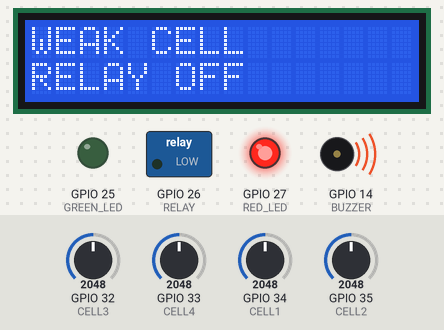
A sketch run on a simulated ESP32. Shown: 16×2 character LCD, switched loads named in the sketch (green lamp = pin HIGH), output pins drawn as LEDs (lit = HIGH), buzzer (waves = sounding). The test bench sets the inputs (shaded band); at power-on: GPIO 32 (CELL3) = 2048, GPIO 33 (CELL4) = 2048, GPIO 34 (CELL1) = 2048, GPIO 35 (CELL2) = 2048. WiFi joins after 1.5 s; servers stay silent unless stated; what the sketch prints to the serial monitor is not drawn.

Above: at 3.0 s.
3.1 s: GPIO 32 (CELL3) set to 2117
At 5.9 s:
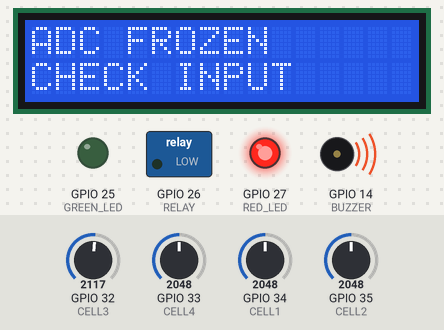
6.1 s: GPIO 33 (CELL4) set to 1991
At 7.3 s:
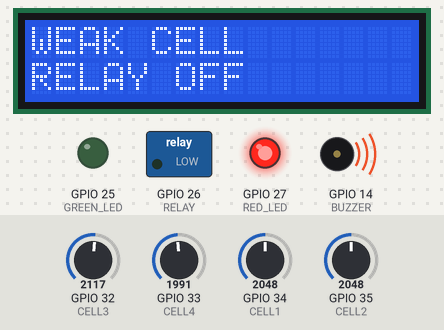
9.1 s: GPIO 34 (CELL1) set to 2118
At 11.9 s:
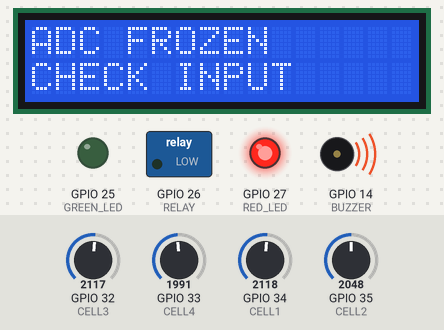
12.1 s: GPIO 35 (CELL2) set to 2866
At 12.31 s:
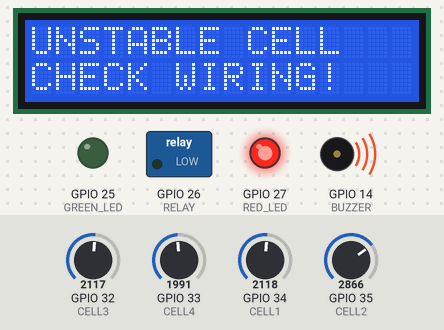
15.1 s: GPIO 35 (CELL2) set to 3972
At 17.7 s:
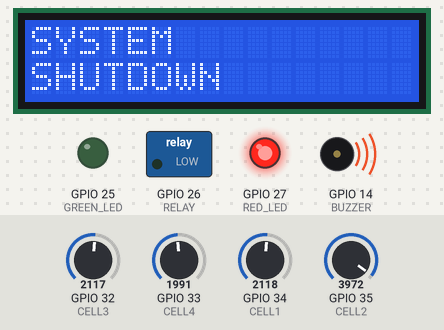
18.1 s: GPIO 35 (CELL2) set to 122
At 19.6 s:
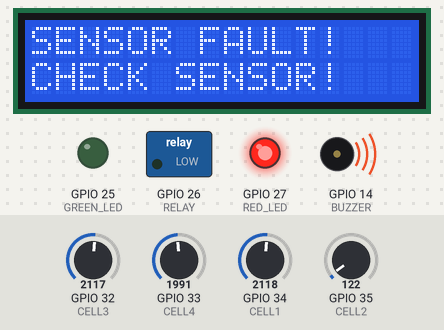
Timing chart, 0 to 21.6 s (numbered marks = the images above; inputs shaded):
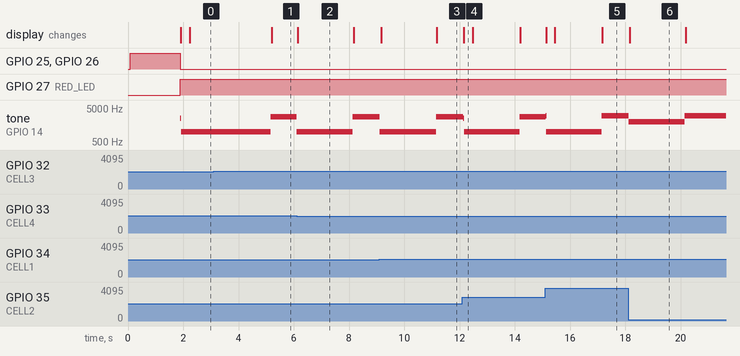

Measured:
- the behaviour switches between 2060 and 2061 on GPIO 32 (CELL3) (found by bisection; images 0 and 1)
- the behaviour switches between 2036 and 2035 on GPIO 33 (CELL4) (found by bisection; images 1 and 2)
- the behaviour switches between 2060 and 2061 on GPIO 34 (CELL1) (found by bisection; images 2 and 3)
- after the input at 3.1 s, tone on GPIO 14 (BUZZER): 1000 Hz → 2800 Hz after 2.1 s instead of 0.82 s
- after the input at 6.1 s, tone on GPIO 14 (BUZZER): 2800 Hz → 1000 Hz at once, → 2800 Hz 2.0 s later; the display: changes at once (image 2)
- after the input at 9.1 s, tone on GPIO 14 (BUZZER): 2800 Hz → 1000 Hz at once, → 2800 Hz 2.0 s later; the display: first changes after 0.07 s (image 3 shows a later state)
- after the input at 12.1 s, tone on GPIO 14 (BUZZER): 2800 Hz → 2500 Hz at once, → 1000 Hz 0.03 s later, → 2800 Hz 2.0 s later; the display: changes after 0.06 s (image 4)
- after the input at 15.1 s, tone on GPIO 14 (BUZZER): 2800 Hz → 3000 Hz at once, → 1000 Hz 0.02 s later, → 3000 Hz 2.0 s later; the display: changes at once (image 5)
- after the input at 18.1 s, tone on GPIO 14 (BUZZER): 3000 Hz → 2000 Hz at once, → 3000 Hz 2.0 s later; the display: changes after 0.06 s (image 6)

The sketch:

sketch.ino
```cpp
#define CELL1 34
#define CELL2 35
#define CELL3 32
#define CELL4 33
#define GREEN_LED 25
#define RED_LED 27
#define BUZZER 14
#define RELAY 26
#define WEAK_CELL_LIMIT 2.5
#define OVERVOLTAGE_LIMIT 3.0
#define SENSOR_FAULT_LIMIT 0.1
#define RECOVERY_TIME 5000
#define SCREEN_TIME 2000
#define FREEZE_TIME 2000

#define BLYNK_TEMPLATE_ID "YOUR_TEMPLATE_ID"
#define BLYNK_TEMPLATE_NAME "Smart IoT Telemetry"
#define BLYNK_AUTH_TOKEN "YOUR_BLYNK_AUTH_TOKEN"

#include <Wire.h>
#include <LiquidCrystal_I2C.h>
#include <WiFi.h>
#include <BlynkSimpleEsp32.h>

char ssid[] = "Wokwi-GUEST";
char pass[] = "";

LiquidCrystal_I2C lcd (0x27 , 16, 2);
WidgetTerminal terminal(V9);

float c1,c2,c3,c4;
float prevC1 = 0;
float prevC2 = 0;
float prevC3 = 0;
float prevC4 = 0;
bool prevAdcFrozen = false;
unsigned long recoveryStart = 0;
bool recoveryRunning = false;
int currentScreen = 0;
unsigned long screenTimer = 0;
unsigned long freezeStart = 0;
bool freezeRunning = false;
enum SystemMode
{
  NORMAL,
  DEGRADED,
  FAILSAFE,
  SHUTDOWN
};
SystemMode currentMode = NORMAL;
String mode = "NORMAL";
String fault = "NO FAULT";
String wifiStatus = "Disconnected";

int wifiRSSI = 0;

String previousState = "";
String eventQueue[20];
int queueHead = 0;
int queueTail = 0;
bool wifiConnected = false;

void logFault(String faultName)
{
  Serial.print("[");
  Serial.print(millis());
  Serial.print(" ms] ");
  Serial.println(faultName);

  String msg = "[" + String(millis()) + " ms] " + faultName;
  if(Blynk.connected())
  {
    terminal.println(msg);
    terminal.flush();
  }
  else
  {
    enqueueEvent(msg);
  }
}

void enqueueEvent(String event)
{
  eventQueue[queueTail] = event;
  queueTail++;

  if(queueTail >= 20)
  queueTail = 0;
}

void setup() {

  Serial.begin(115200);
  pinMode(GREEN_LED, OUTPUT);
  pinMode(RED_LED, OUTPUT);
  pinMode(BUZZER, OUTPUT);
  pinMode(RELAY, OUTPUT);

  lcd.init();
  lcd.backlight();
  lcd.clear();
  lcd.setCursor(0,0);
  lcd.print("SYSTEM");

  lcd.setCursor(0,1);
  lcd.print("NORMAL");

  digitalWrite(GREEN_LED, HIGH);
  digitalWrite(RED_LED, LOW);
  digitalWrite(RELAY, HIGH);

  noTone(BUZZER);
  WiFi.begin(ssid, pass);
    Blynk.config(BLYNK_AUTH_TOKEN);
   while (WiFi.status() != WL_CONNECTED)
{
    delay(500);
    Serial.print(".");
}
Serial.println();
Serial.println("WiFi Connected");

Blynk.connect();

Serial.println("Blynk Connected");


}

void loop()
{
  if (WiFi.status() != WL_CONNECTED)
{
    WiFi.begin(ssid, pass);
}

static unsigned long lastReconnectAttempt = 0;

if (!Blynk.connected())
{
    if (millis() - lastReconnectAttempt > 5000)
    {
        lastReconnectAttempt = millis();
        Blynk.connect(1000);
    }
}

Blynk.run();
  c1= analogRead(CELL1) * 3.3 / 4095.0;
  c2= analogRead(CELL2) * 3.3 / 4095.0;
  c3= analogRead(CELL3) * 3.3 / 4095.0;
  c4= analogRead(CELL4) * 3.3 / 4095.0;
  float average = (c1 + c2 + c3 + c4) / 4.0;
  if(WiFi.status() == WL_CONNECTED)
  {
    wifiStatus = "Connected";
    wifiRSSI = WiFi.RSSI();
  }
  else
  {
    wifiStatus = "Disconnected";
    wifiRSSI = 0;
  }

Blynk.virtualWrite(V0, c1);
Blynk.virtualWrite(V1, c2);
Blynk.virtualWrite(V2, c3);
Blynk.virtualWrite(V3, c4);
Blynk.virtualWrite(V4, average);
Blynk.virtualWrite(V5, mode);
Blynk.virtualWrite(V6, fault);
Blynk.virtualWrite(V7, wifiStatus);
Blynk.virtualWrite(V8, wifiRSSI);

  Serial.print("c1: ");
  Serial.println(c1);
  Serial.print("c2: ");
  Serial.println(c2);
  Serial.print("c3: ");
  Serial.println(c3);
  Serial.print("c4: ");
  Serial.println(c4);

  Serial.println("----------------");

  bool weakCell = false;
  if (c1 < WEAK_CELL_LIMIT) weakCell = true;
  if (c2 < WEAK_CELL_LIMIT) weakCell = true;
  if (c3 < WEAK_CELL_LIMIT) weakCell = true;
  if (c4 < WEAK_CELL_LIMIT) weakCell = true;

  bool overVoltage = false;
  if (c1 > OVERVOLTAGE_LIMIT) overVoltage = true;
  if (c2 > OVERVOLTAGE_LIMIT) overVoltage = true;
  if (c3 > OVERVOLTAGE_LIMIT) overVoltage = true;
  if (c4 > OVERVOLTAGE_LIMIT) overVoltage = true;

  bool sensorFault = false;
  if (c1 < SENSOR_FAULT_LIMIT) sensorFault = true;
  if (c2 < SENSOR_FAULT_LIMIT) sensorFault = true;
  if (c3 < SENSOR_FAULT_LIMIT) sensorFault = true;
  if (c4 < SENSOR_FAULT_LIMIT) sensorFault = true;

  bool fluctuationFault = false;
  if (abs(c1 - prevC1) > 0.5) fluctuationFault = true;
  if (abs(c2 - prevC2) > 0.5) fluctuationFault = true;
  if (abs(c3 - prevC3) > 0.5) fluctuationFault = true;
  if (abs(c4 - prevC4) > 0.5) fluctuationFault = true;

  bool adcFrozen = false;

if(
abs(c1-prevC1) < 0.01 &&
abs(c2-prevC2) < 0.01 &&
abs(c3-prevC3) < 0.01 &&
abs(c4-prevC4) < 0.01
)
{
  if(!freezeRunning)
  {
    freezeStart = millis();
    freezeRunning = true;
  }

  if(millis() - freezeStart >= FREEZE_TIME)
  {
    adcFrozen = true;
  }
}
else
{
  freezeRunning = false;
}

  prevC1=c1;
  prevC2=c2;
  prevC3=c3;
  prevC4=c4;

  bool faultPresent =
  sensorFault ||
  fluctuationFault ||
  weakCell ||
  overVoltage ||
  adcFrozen;

int faultCount = 0;
if(sensorFault) faultCount++;
if(weakCell) faultCount++;
if(overVoltage) faultCount++;
if(fluctuationFault) faultCount++;
if(adcFrozen) faultCount++;

if(faultCount >= 3)
{
  currentMode = SHUTDOWN;
}
else if(sensorFault)
{
  currentMode = DEGRADED;
}
else if(
weakCell ||
overVoltage ||
fluctuationFault ||
adcFrozen
)
{
  currentMode = FAILSAFE;
}
else
{
  currentMode = NORMAL;
}
switch(currentMode)
{
  case NORMAL:
  mode = "NORMAL";
  break;

  case DEGRADED:
  mode = "DEGRADED";
  break;

  case FAILSAFE:
  mode = "FAILSAFE";
  break;

  case SHUTDOWN:
  mode = "SHUTDOWN";
  break;
}

fault = "NO FAULT";
if (sensorFault)
{
  fault = "SENSOR FAULT";
}
else if(overVoltage)
{
  fault = "OVER VOLTAGE";
}
else if(weakCell)
{
  fault = "WEAK CELL";
}
else if(fluctuationFault)
{
  fault = "UNSTABLE CELL";
}
else if(adcFrozen)
{
  fault = "ADC FROZEN";
}

  if(currentMode == SHUTDOWN)
{
  digitalWrite(RELAY,LOW);

  digitalWrite(GREEN_LED,LOW);

  digitalWrite(RED_LED,HIGH);

  tone(BUZZER,3000);

  lcd.clear();

  lcd.setCursor(0,0);
  lcd.print("SYSTEM");

  lcd.setCursor(0,1);
  lcd.print("SHUTDOWN");
  return;
}
if(sensorFault)
{
  logFault("Sensor Fault");
}

if(weakCell)
{
  logFault("Weak Cell");
}

if(overVoltage)
{
  logFault("Over Voltage");
}

if(fluctuationFault)
{
  logFault("Voltage Fluctuation");
}

if(adcFrozen && ! prevAdcFrozen)
{
  logFault("ADC Frozen");
}
prevAdcFrozen = adcFrozen;
  if(!faultPresent)
  {
    if (millis() - screenTimer >= SCREEN_TIME)
    {
      currentScreen++;
      if (currentScreen > 4)
      {
        currentScreen = 0;
      }
      screenTimer = millis();
    }
  }

  if (faultPresent) {
    recoveryRunning = false;
    digitalWrite(RELAY, LOW);
    digitalWrite(GREEN_LED, LOW);
    digitalWrite(RED_LED, HIGH);

  if (sensorFault) {
    digitalWrite(RELAY, LOW);
    digitalWrite(GREEN_LED, LOW);
    digitalWrite(RED_LED, HIGH);

    tone(BUZZER,2000);

    lcd.clear();
    lcd.setCursor(0,0);
    lcd.print("SENSOR FAULT!");
    lcd.setCursor(0,1);
    lcd.print("CHECK SENSOR!");

  }

  else if (fluctuationFault) {
    digitalWrite(RELAY, LOW);
    digitalWrite(GREEN_LED, LOW);
    digitalWrite(RED_LED, HIGH);

    tone(BUZZER,2500);

    lcd.clear();
    lcd.setCursor(0,0);
    lcd.print("UNSTABLE CELL");
    lcd.setCursor(0,1);
    lcd.print("CHECK WIRING!");
  }
  else if (adcFrozen) {
    digitalWrite(RELAY, LOW);
    digitalWrite(GREEN_LED, LOW);
    digitalWrite(RED_LED, HIGH);

    tone(BUZZER,2800);

    lcd.clear();
    lcd.setCursor(0,0);
    lcd.print("ADC FROZEN");

    lcd.setCursor(0,1);
    lcd.print("CHECK INPUT");
}
  else if (weakCell) {
    digitalWrite(RELAY, LOW);
    digitalWrite(GREEN_LED, LOW);
    digitalWrite(RED_LED, HIGH);

    tone(BUZZER,1000);

    lcd.clear();
    lcd.setCursor(0,0);
    lcd.print("WEAK CELL");
    lcd.setCursor(0,1);
    lcd.print("RELAY OFF");
  }

  else if (overVoltage) {
    digitalWrite(RELAY, LOW);
    digitalWrite(GREEN_LED, LOW);
    digitalWrite(RED_LED, HIGH);
    tone(BUZZER,1500);

    lcd.clear();
    lcd.setCursor(0,0);
    lcd.print("OVER VOLTAGE");
    lcd.setCursor(0,1);
    lcd.print("RELAY OFF");

  }
  }

  else {
    if (! recoveryRunning)
    {
      recoveryStart = millis();
      recoveryRunning = true;
    }
    if (millis () - recoveryStart >= RECOVERY_TIME)
    {
      digitalWrite(RELAY, HIGH);
      digitalWrite(GREEN_LED, HIGH);
      digitalWrite(RED_LED, LOW);
      noTone(BUZZER);
    }
     if(currentScreen ==0)
     {
      lcd.clear();
      lcd.setCursor(0,0);
      lcd.print("CELL DATA");
      lcd.setCursor(0,1);
      lcd.print("C1:");
      lcd.print(c1,1);
      lcd.print(" ");
      lcd.print("C2:");
      lcd.print(c2,1);
      lcd.print(" ");
     }
     else if(currentScreen == 1)
     {
      lcd.clear();
      lcd.setCursor(0,0);
      lcd.print("CELL DATA");
      lcd.setCursor(0,1);
      lcd.print("C3:");
      lcd.print(c3,1);
      lcd.print(" ");
      lcd.print("C4:");
      lcd.print(c4,1);
      lcd.print(" ");
     }
     else if(currentScreen == 2)
     {
      lcd.clear();
      lcd.setCursor(0,0);
      lcd.print("PACK INFO");
      lcd.setCursor(0,1);
      lcd.print("AVG:");
      lcd.print(average,2);
     }
     else if(currentScreen == 3)
{
  lcd.clear();
  lcd.setCursor(0,0);
  lcd.print("STATUS");

  lcd.setCursor(0,1);

  if(currentMode == NORMAL)
    lcd.print("NORMAL");

  else if(currentMode == DEGRADED)
    lcd.print("DEGRADED");

  else if(currentMode == FAILSAFE)
    lcd.print("FAILSAFE");

  else if(currentMode == SHUTDOWN)
    lcd.print("SHUTDOWN");
}
     else if(currentScreen == 4)
{
  lcd.clear();

  lcd.setCursor(0,0);
  lcd.print("MODE");

  lcd.setCursor(0,1);

  if(currentMode == NORMAL)
    lcd.print("NORMAL");

  else if(currentMode == DEGRADED)
    lcd.print("DEGRADED");

  else if(currentMode == FAILSAFE)
    lcd.print("FAILSAFE");

  else if(currentMode == SHUTDOWN)
    lcd.print("SHUTDOWN");
}
  }

if (Blynk.connected())
{
  while(queueHead != queueTail)
  {
    terminal.println(eventQueue[queueHead]);
    queueHead++;
    if(queueHead >= 20)
    queueHead = 0;
  }
  terminal.flush();

  }
}
```
